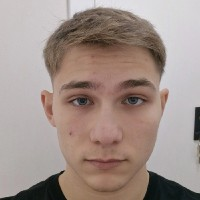
#> input picture data/hector.jpeg, 200 x 200 px, found by its file name
$ python merge.py
#> lines starting #> are read from the running program, lines starting #| are printed output that depends on the picture
#> in main, img is the input picture: shape (200, 200, 3); mean B, G, R 138.1, 144.8, 160.9
import cv2
import numpy as np

def multiband_blend(img1, img2, offset):
#> called with offset = (150, 0)
    ox, oy = offset

    h1, w1 = img1.shape[:2]
#> h1 = 600; w1 = 600
    h2, w2 = img2.shape[:2]
#> h2 = 600; w2 = 600

    # Largura adequada para caber as duas imagens
    W = max(w1, ox + w2)
#> W = 750
    H = max(h1, oy + h2)
#> H = 600

    # NOVO: canvas grande
    result = np.zeros((H, W, 3), dtype=np.uint8)
    result[:h1, :w1] = img1
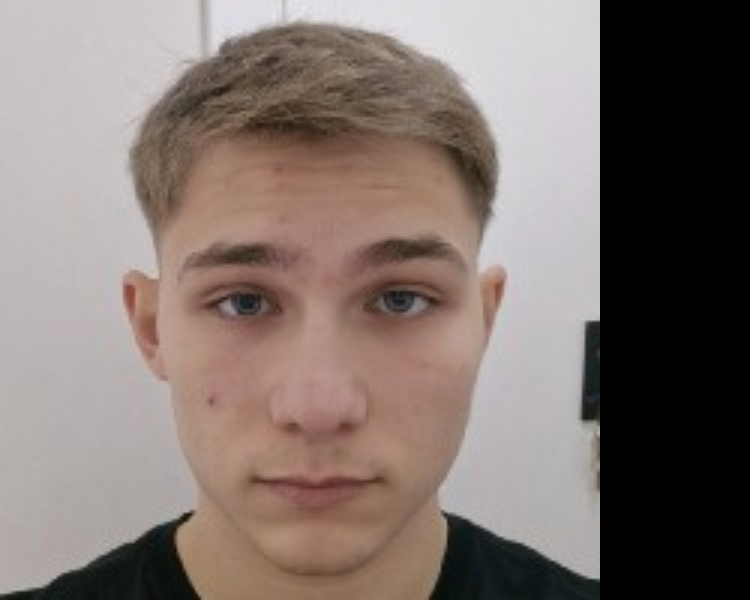
#> result: shape (600, 750, 3); mean B, G, R 110.4, 115.8, 128.7

    # Calcular overlap válido
    x1 = ox
    x2 = min(w1, ox + w2)
#> x2 = 600
    overlap_w = x2 - x1
#> overlap_w = 450
    overlap_h = min(h1, h2)
#> overlap_h = 600

    if overlap_w > 0:
        A = img1[:overlap_h, x1:x2]
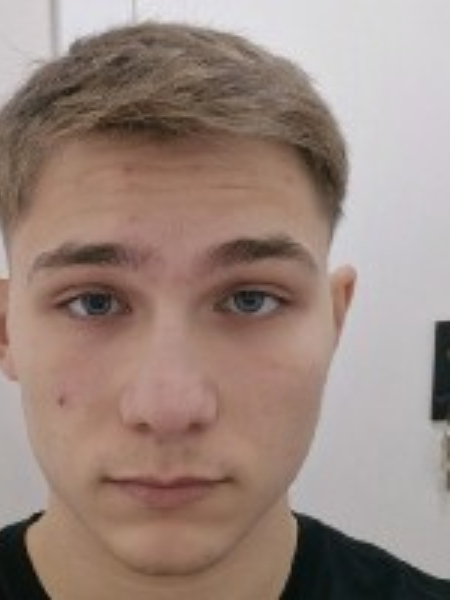
#> A: shape (600, 450, 3); mean B, G, R 126.6, 135.3, 154.8
        B = img2[:overlap_h, :overlap_w]
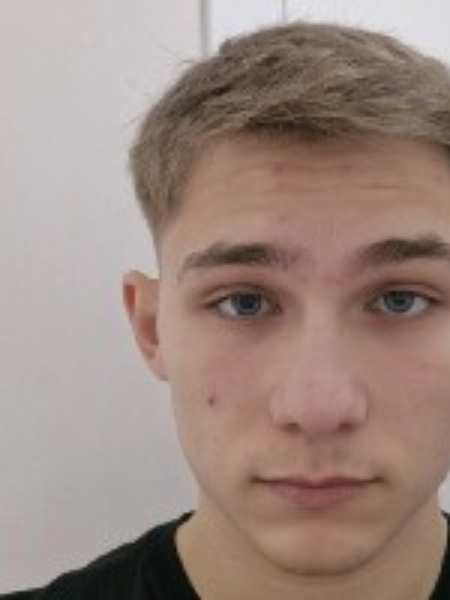
#> B: shape (600, 450, 3); mean B, G, R 128.9, 137.8, 157.7

        mask = np.zeros((overlap_h, overlap_w), np.float32)
        mask[:, :overlap_w//2] = 1.0
        mask = cv2.GaussianBlur(mask, (51,51), 0)

        blender = cv2.detail_MultiBandBlender()
        blender.setNumBands(5)
        blender.prepare((0,0, overlap_w, overlap_h))

        blender.feed(A.astype(np.int16), (mask*255).astype(np.uint8), (0,0))
        blender.feed(B.astype(np.int16), ((1-mask)*255).astype(np.uint8), (0,0))

        blended, _ = blender.blend(None, None)
        blended = np.clip(blended, 0, 255).astype(np.uint8)

        result[:overlap_h, x1:x2] = blended
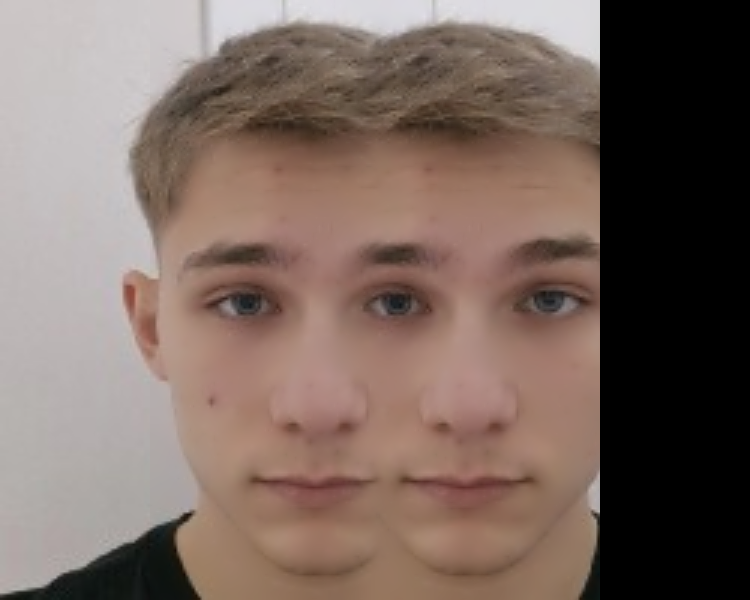
#> result: shape (600, 750, 3); mean B, G, R 96.8, 104.8, 122.7

    # Copiar parte da direita
    right_w = w2 - overlap_w
#> right_w = 150
    if right_w > 0:
        result[:h2, x2:x2+right_w] = img2[:h2, overlap_w:overlap_w+right_w]
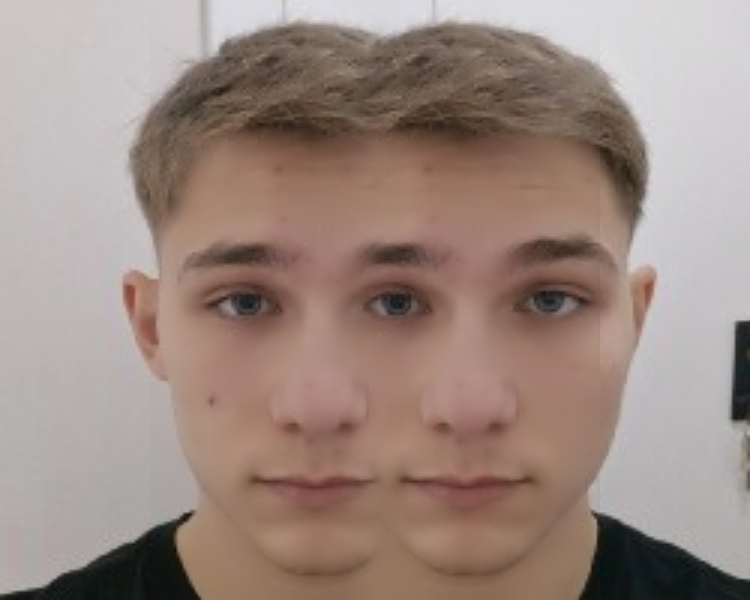
#> result: shape (600, 750, 3); mean B, G, R 129.8, 137.9, 156.8

    return result


def main():
    img = cv2.imread("hector.jpeg")
    img = cv2.resize(img, (600, 600))

    blended = multiband_blend(img, img, offset=(150, 0))

    cv2.imwrite("/content/blended.png", blended)
    from google.colab import files
    files.download("/content/blended.png")

main()

$ run again, with data/areia.jpeg copied over data/hector.jpeg
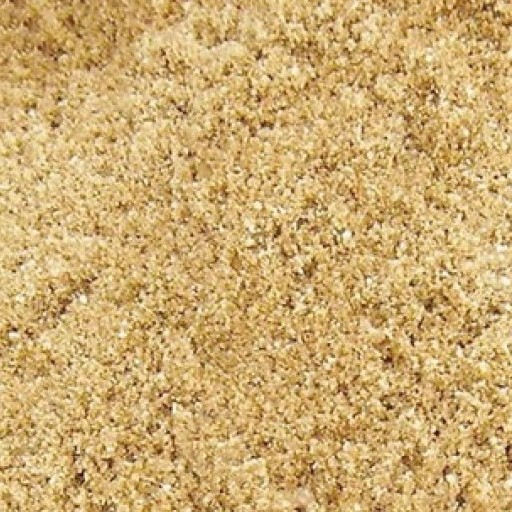
#> input picture data/areia.jpeg, 512 x 512 px, found by its file name
#> in main, img is the input picture: shape (512, 512, 3); mean B, G, R 112.9, 172.1, 205.5
#> img: shape (600, 600, 3)
#> in multiband_blend, `B = img2[:overlap_h, :overlap_w]`:
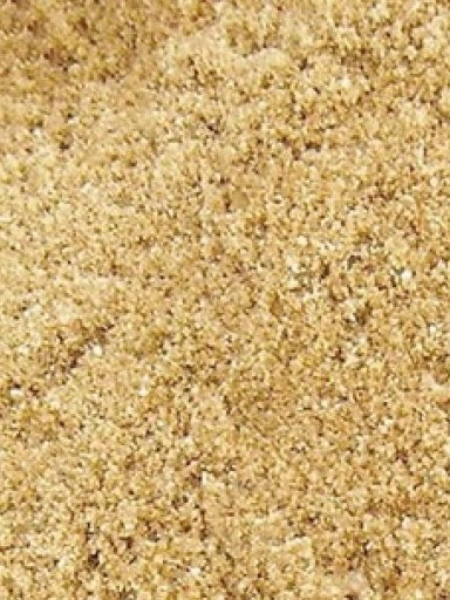
#> B: shape (600, 450, 3); mean B, G, R 112.5, 171.8, 205.4
#> in multiband_blend, `result[:h2, x2:x2+right_w] = img2[:h2, overlap_w:overlap_w+right_w]`:
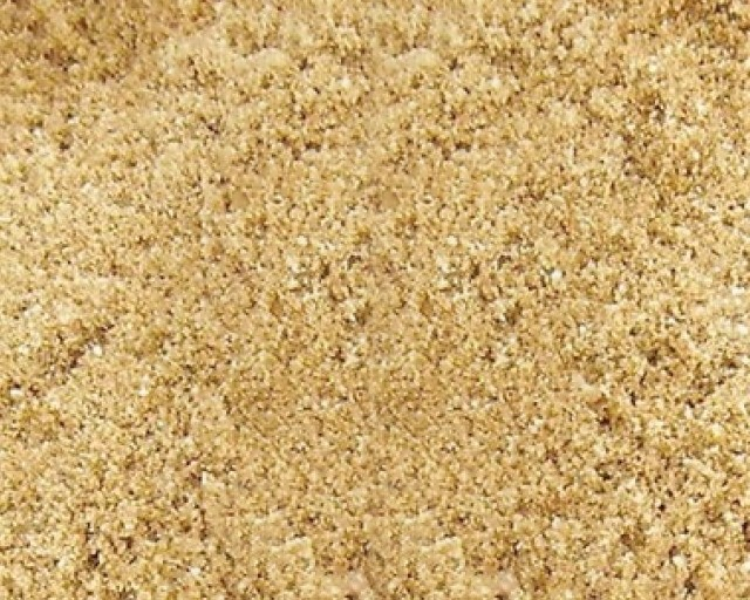
#> result: shape (600, 750, 3); mean B, G, R 111.6, 170.8, 204.4

$ run again, with data/frutas_draw.jpg copied over data/hector.jpeg
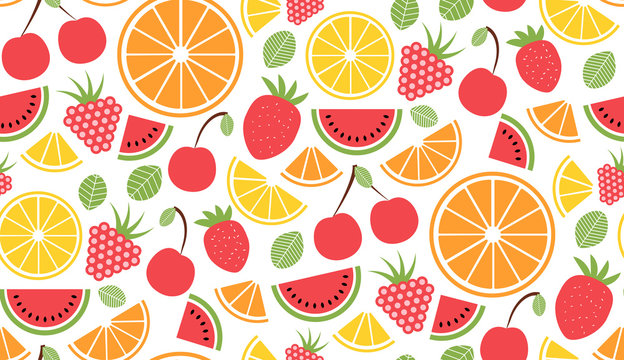
#> input picture data/frutas_draw.jpg, 624 x 360 px, found by its file name
#> in main, img is the input picture: shape (360, 624, 3); mean B, G, R 159.8, 194.1, 241
#> img: shape (600, 600, 3)
#> in multiband_blend, `B = img2[:overlap_h, :overlap_w]`:
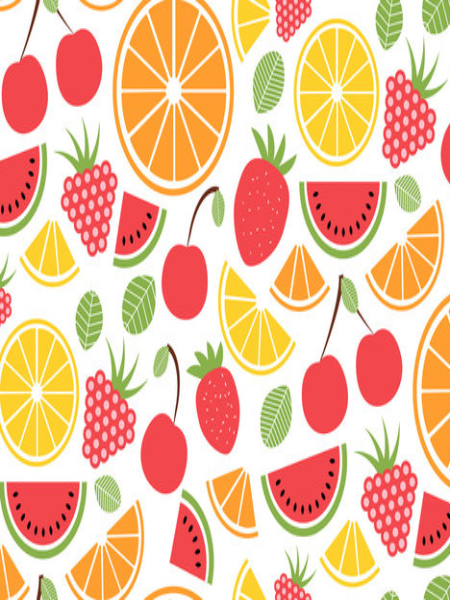
#> B: shape (600, 450, 3); mean B, G, R 159.6, 193.9, 240.6
#> in multiband_blend, `result[:h2, x2:x2+right_w] = img2[:h2, overlap_w:overlap_w+right_w]`:
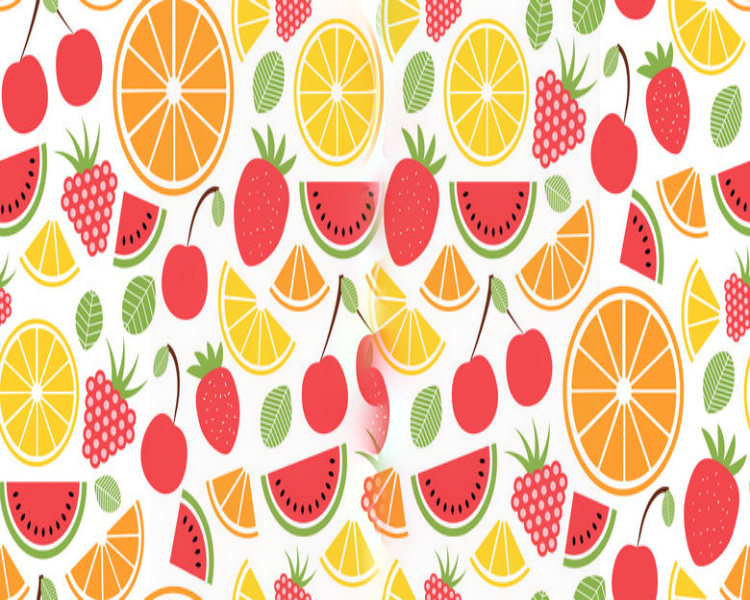
#> result: shape (600, 750, 3); mean B, G, R 159.1, 194, 239.7
